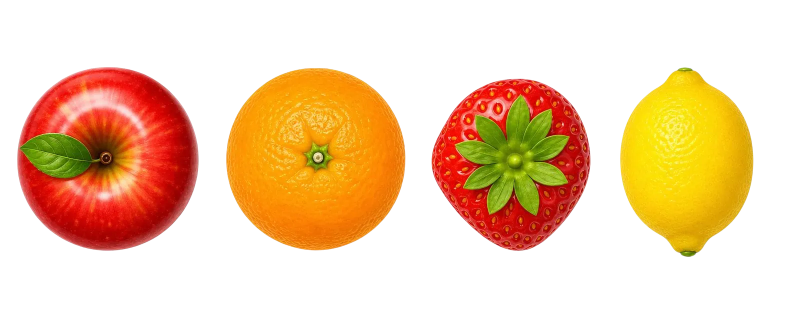
#> input picture assets/Apple_Orange_Strawberry_Lemon_Set_asset.webp, 1584 x 672 px (shown at 1/2 size); its folder holds only this picture in this run
$ python slice_assets.py
#> lines starting #> are read from the running program, lines starting #| are printed output that depends on the picture
"""Prepare Fruit Splash art for Android without modifying source assets."""
from __future__ import annotations

import json
import re
import shutil
from pathlib import Path
from PIL import Image

ROOT = Path(__file__).resolve().parents[1]
SRC = ROOT / "assets"
SPRITES = ROOT / "app/src/main/assets/sprites"
DRAWABLE = ROOT / "app/src/main/res/drawable-nodpi"
SOURCE = ROOT / "app/src/main/assets/source"
RAW = ROOT / "app/src/main/res/raw"

CATEGORIES = {
    "fruits": ("Apple_", "Grapes_", "Rare_", "Magic_Seeds"),
    "player": ("Fruit_Gardener",),
    "pests": ("Garden_Pests",),
    "world": ("Garden_", "Fruit_Garden_Trees", "Magic_Fruit_Fountain", "Restoration_Portal", "Upgraded_"),
    "effects": ("Fruit_Energy", "Fruit_Juice", "Fruit_Shell", "Fruit_Splash"),
    "rewards": ("Fruit_Reward",),
}

PIECE_NAMES = {
    "Apple_Orange_Strawberry_Lemon_Set": ["apple", "orange", "strawberry", "lemon"],
    "Grapes_Watermelon_Cherries_Mango_Set": ["grapes", "watermelon", "cherries", "mango"],
    "Rare_Magic_Fruits_Set": ["starfruit", "dragonfruit", "moonberry", "golden_apple"],
    "Garden_Pests_Set_01": ["beetle", "caterpillar", "wasp", "snail"],
    "Garden_Obstacles_Set": ["rock", "stump", "thorn_bush", "mud"],
    "Garden_Decorations_Set": ["bench", "lantern", "fence", "sign"],
    "Garden_Plants_Set": ["flower", "sprout", "bush", "herbs"],
    "Fruit_Garden_Trees_Set": ["apple_tree", "orange_tree", "berry_tree", "lemon_tree"],
    "Magic_Seeds_Set": ["sun_seed", "rain_seed", "moon_seed", "rainbow_seed"],
}

def safe(stem: str) -> str:
    stem = stem.replace("_asset", "")
    return re.sub(r"[^a-z0-9_]", "_", stem.lower())

def category(stem: str) -> str:
    return next((cat for cat, prefixes in CATEGORIES.items() if stem.startswith(prefixes)), "world")

def trim(image: Image.Image) -> Image.Image:
    image = image.convert("RGBA")
    box = image.getchannel("A").point(lambda p: 255 if p > 8 else 0).getbbox()
    return image.crop(box) if box else image

def main() -> None:
    for d in (SPRITES, DRAWABLE, SOURCE, RAW):
        d.mkdir(parents=True, exist_ok=True)
    metadata = []
    for source in sorted(SRC.iterdir()):
        if not source.is_file():
            continue
        shutil.copy2(source, SOURCE / source.name)
        stem = source.stem.replace("_asset", "")
        android_name = safe(stem)
        if stem == "Icon":
            shutil.copy2(source, DRAWABLE / "icon_source.png")
            icon = Image.open(source).convert("RGBA")
            for folder, size in {
                "mipmap-mdpi": 48, "mipmap-hdpi": 72, "mipmap-xhdpi": 96,
                "mipmap-xxhdpi": 144, "mipmap-xxxhdpi": 192,
            }.items():
                target = ROOT / "app/src/main/res" / folder
                target.mkdir(parents=True, exist_ok=True)
                scaled = icon.resize((size, size), Image.Resampling.LANCZOS)
                scaled.save(target / "ic_launcher.png")
                scaled.save(target / "ic_launcher_round.png")
            continue
        if stem in {"Vertical_Loading_Screen", "Horizontal_Loading_Screen"} or "Background" in stem or stem == "Game_Name":
            shutil.copy2(source, DRAWABLE / f"{android_name}{source.suffix.lower()}")
            continue
        image = Image.open(source).convert("RGBA")
#> image is the input picture: PIL image 1584x672 RGBA; mean R, G, B, A 76.5, 43.9, 10.3, 86.1
        names = PIECE_NAMES.get(stem)
        pieces = []
        if names:
            width = image.width // 4
#> width = 396
            for i, name in enumerate(names):
                pieces.append((name, trim(image.crop((i * width, 0, image.width if i == 3 else (i + 1) * width, image.height)))))
#> this loop made 4 passes
#> box in trim on passes 1 to 4: (34, 134, 396, 502), (0, 136, 396, 501), (0, 157, 389, 502), (52, 134, 319, 514)
#> pass 1, in trim, `image = image.convert("RGBA")`:
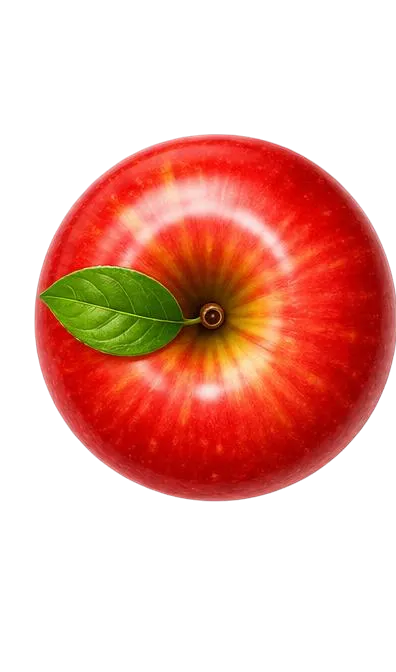
#> image: PIL image 396x672 RGBA; mean R, G, B, A 82.6, 29, 18.2, 100.2; transparent parts drawn white
#> pass 2, in trim (call 2), `image = image.convert("RGBA")`:
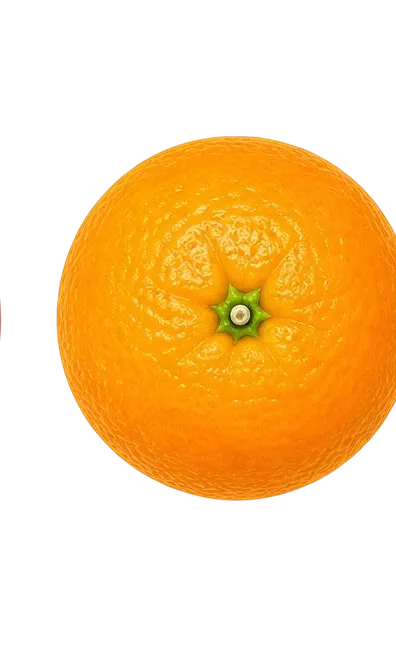
#> image: PIL image 396x672 RGBA; mean R, G, B, A 95.9, 59.9, 7, 96.4; transparent parts drawn white
#> pass 3, in trim (call 3), `image = image.convert("RGBA")`:
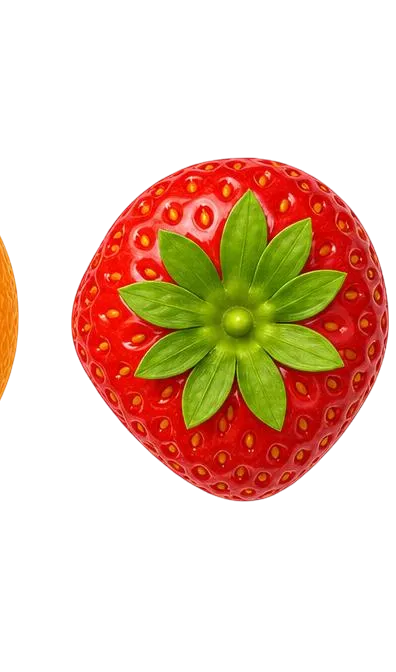
#> image: PIL image 396x672 RGBA; mean R, G, B, A 59, 28.7, 9.9, 79.3; transparent parts drawn white
#> after the loop, pieces = 4 items
        else:
            pieces.append((android_name, trim(image)))
        folder = SPRITES / category(stem)
        folder.mkdir(parents=True, exist_ok=True)
        for name, piece in pieces:
            output = folder / f"{name}.png"
            piece.save(output, optimize=True)
            metadata.append({"name": name, "category": folder.name, "file": str(output.relative_to(SPRITES)).replace("\\", "/"), "width": piece.width, "height": piece.height})
#> this loop made 4 passes
#> name on passes 1 to 4: 'apple', 'orange', 'strawberry', 'lemon'
#> pass 1, in main, `piece.save(output, optimize=True)`:
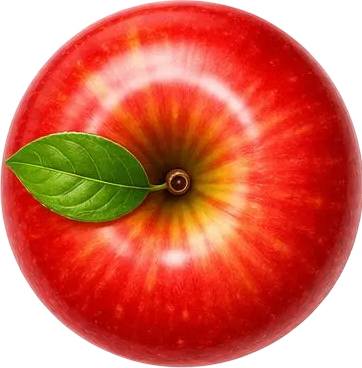
#> saved as apple.png: PIL image 362x368 RGBA; mean R, G, B, A 164.2, 57.2, 35.6, 200.2; transparent parts drawn white
#> pass 2, in main, `piece.save(output, optimize=True)`:
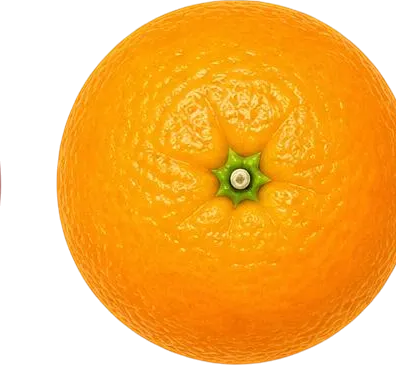
#> saved as orange.png: PIL image 396x365 RGBA; mean R, G, B, A 176.3, 110, 12.7, 177.4; transparent parts drawn white
#> after the loop, metadata = 4 items
    for sound in sorted((ROOT / "sounds").glob("*.mp3")):
        shutil.copy2(sound, RAW / f"{safe(sound.stem)}.mp3")
    (SPRITES / "sprites.json").write_text(json.dumps(metadata, indent=2), encoding="utf-8")
    print(f"Prepared {len(metadata)} sprites, {len(list(RAW.glob('*.mp3')))} sounds")
#| Prepared 4 sprites, 0 sounds

if __name__ == "__main__":
    main()
